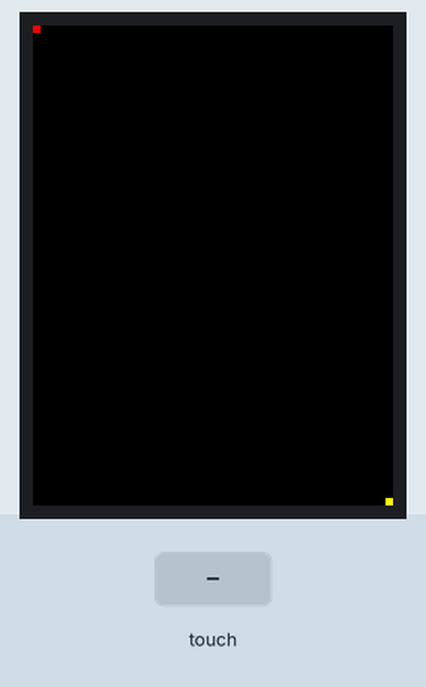
The sketch below on a simulated Arduino Mega 2560, built with avr-gcc and run on an emulated ATmega2560. On the bench: 240×320 colour display. The inputs (shaded band) are chosen by the test bench.

Above: at 1.4 s.
1.5 s: touch panel pressed at 13 % / 10 % of its raw x / y range
At 2.7 s:
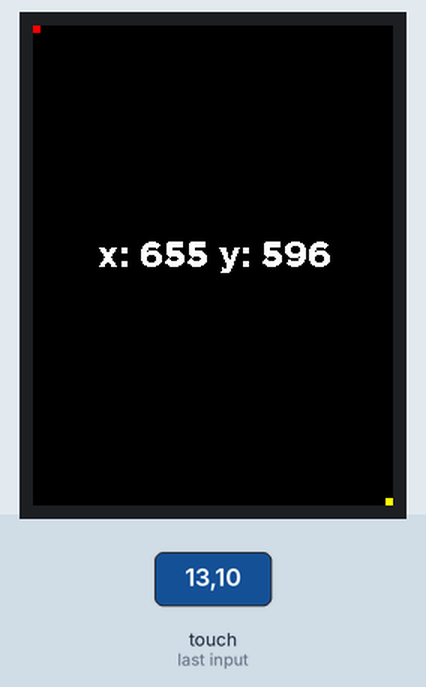
3.1 s: touch panel pressed at 38 % / 10 % of its raw x / y range
At 3.9 s:
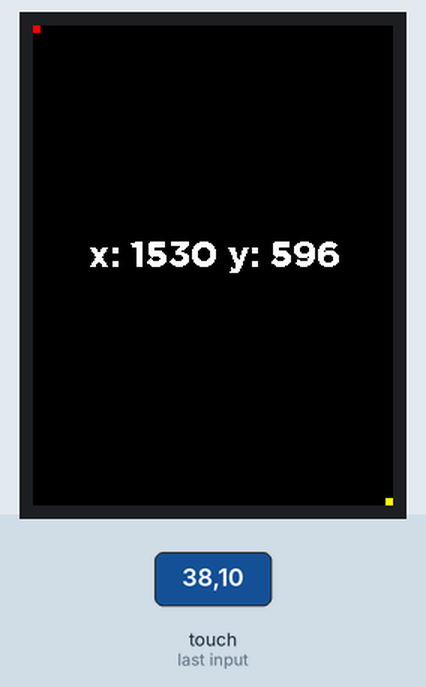
Timing chart, 0 to 6.1 s (numbered marks = the images above; inputs shaded):
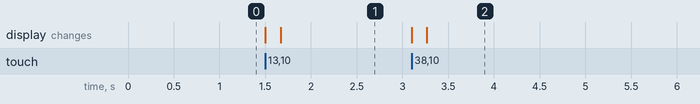

The sketch:

displayCalibration.ino
```cpp
#include <XPT2046_Touchscreen.h>
#include <Adafruit_ILI9341.h>
#include <GothamBold12pt7b.h>

// display pins
#define TFT_CS 5
#define TFT_DC 4
#define TFT_RST 2
#define T_CS  22

#define ROTATION 0

Adafruit_ILI9341 tft = Adafruit_ILI9341(TFT_CS, TFT_DC, TFT_RST);
XPT2046_Touchscreen ts(T_CS);

void setup() {
  tft.begin();
  tft.setRotation(ROTATION);
  tft.fillScreen(ILI9341_BLACK);

  ts.begin();
  ts.setRotation(ROTATION);

  tft.fillRect(0, 0, 5, 5, ILI9341_RED);
  tft.fillRect(tft.width() - 5, tft.height() - 5, 5, 5, ILI9341_YELLOW);
}

void loop() {
  if (ts.touched()){
    int16_t x1, y1;
    uint16_t w, h;

    TS_Point p = ts.getPoint();

    String s = "x: " + String(p.x) + " y: " + String(p.y);

    tft.fillScreen(ILI9341_BLACK);
    tft.fillRect(0, 0, 5, 5, ILI9341_RED);
    tft.fillRect(tft.width() - 5, tft.height() - 5, 5, 5, ILI9341_YELLOW);
    tft.setTextColor(ILI9341_WHITE);
    tft.setTextSize(1);
    tft.setFont(&GothamBold12pt7b);
    tft.getTextBounds(s, 0, 0, &x1, &y1, &w, &h);
    tft.setCursor((tft.width() - w) / 2, tft.height() / 2);
    tft.print(s.c_str());
  }
}
```

Source omitted: amBold12pt7b.h (data table, 19523 bytes)

Measured:
- after the input at 1.5 s, the display: first changes at once (image 1 shows a later state)
- after the input at 3.1 s, the display: first changes at once (image 2 shows a later state)
